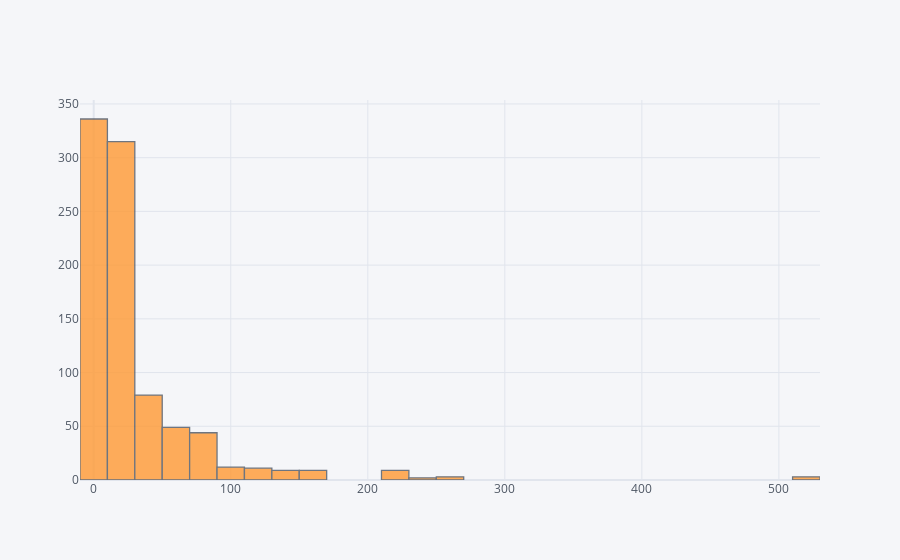

Write notebook code for a chart like this one.
### Code cell
#We can generate interactive charts

import cufflinks as cf
cf.go_offline()
train_data['Fare'].iplot(kind='hist', bins=30)

### Figure 1 — Plotly figure (JSON) as saved in the notebook; plotly's stock layout.template omitted (floating-point values rounded to 4 significant figures; data arrays with more than 128 entries replaced by an {"elided": "..."} marker saying what was removed)
{"data": [{"histfunc": "count", "histnorm": "", "marker": {"color": "rgba(255, 153, 51, 1.0)", "line": {"color": "#4D5663", "width": 1.3}}, "name": "Fare", "nbinsx": 30, "opacity": 0.8, "orientation": "v", "type": "histogram", "x": {"elided": "881 float values"}}], "layout": {"barmode": "overlay", "legend": {"bgcolor": "#F5F6F9", "font": {"color": "#4D5663"}}, "paper_bgcolor": "#F5F6F9", "plot_bgcolor": "#F5F6F9", "title": {"font": {"color": "#4D5663"}}, "xaxis": {"gridcolor": "#E1E5ED", "showgrid": true, "tickfont": {"color": "#4D5663"}, "title": {"font": {"color": "#4D5663"}, "text": ""}, "zerolinecolor": "#E1E5ED"}, "yaxis": {"gridcolor": "#E1E5ED", "showgrid": true, "tickfont": {"color": "#4D5663"}, "title": {"font": {"color": "#4D5663"}, "text": ""}, "zerolinecolor": "#E1E5ED"}}}
